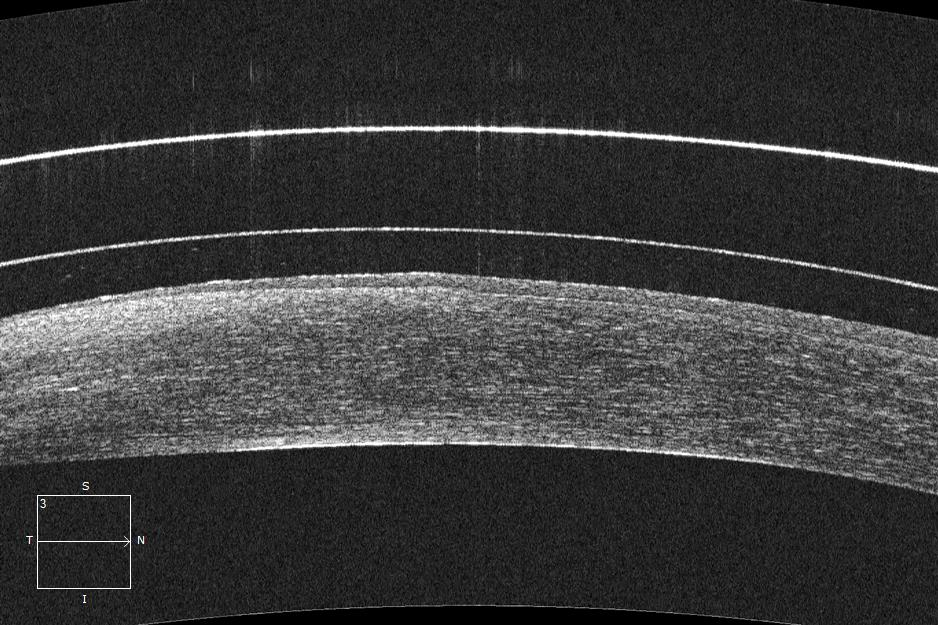
#> input picture release1.0/as-oct images/1.jpeg, 938 x 625 px
$ python -i image_processing.py   (imports and definitions only)
#> lines starting #> are read from the running program, lines starting #| are printed output that depends on the picture; after the words box and inside, x2 and y2 are one past the last pixel; in counts of white or black regions, pixels touching at a corner belong together

import cv2
import numpy as np


def improve_image(read_image):
    """Improves image quality using CLAHE."""
    improved_image = read_image
    clahe_of_image = cv2.createCLAHE(clipLimit=2.0, tileGridSize=(4, 4))
    improved_image = clahe_of_image.apply(improved_image)
    return improved_image

def apply_morphology(read_image):
    """Applies morphological operations to clean the image."""
    morph_image = read_image
    open_kernel = np.ones((3,3), np.uint8)
    morph_image = cv2.morphologyEx(morph_image, cv2.MORPH_OPEN, open_kernel)
    close_kernel = np.ones((20,20),np.uint8)
    morph_image = cv2.morphologyEx(morph_image, cv2.MORPH_CLOSE, close_kernel)
    return morph_image

def preprocess_image(read_image):
    """Preprocessing pipeline."""
    preprocessed_image = read_image
    improved_image = improve_image(preprocessed_image)
    preprocessed_image = apply_morphology(improved_image)
    return preprocessed_image

def detect_edges(read_image):
    """Detects edges using Canny."""
    edge_detected = read_image
    edge_detected = cv2.Canny(edge_detected, 425, 150, L2gradient=True)
    return edge_detected

# [35 lines left out: functions get_contours, get_biggest_n_contours, get_centroids, interpolate_curve, not called in this run]

def process_image(read_image):
    """Processes the complete image resizing for performance."""
    scale_percent = 50
    width = int(read_image.shape[1] * scale_percent / 100)
    height = int(read_image.shape[0] * scale_percent / 100)
    dim = (width, height)
    resized = cv2.resize(read_image, dim, interpolation=cv2.INTER_AREA)

    preprocessed_image = preprocess_image(resized)
    edge_detected = detect_edges(preprocessed_image)

    edge_detected = cv2.resize(edge_detected, (read_image.shape[1], read_image.shape[0]),
                             interpolation=cv2.INTER_LINEAR)
    return edge_detected

# [34 lines left out: function get_curves, not called in this run]

>>> import cv2
>>> picture = cv2.imread('../../release1.0/as-oct images/1.jpeg', cv2.IMREAD_GRAYSCALE)
#> picture: shape (625, 938); min 0, max 255, mean 57.1
>>> result = process_image(picture)
#> in improve_image, `improved_image = clahe_of_image.apply(improved_image)`:
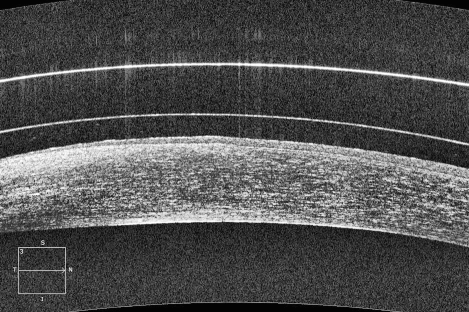
#> improved_image: shape (312, 469); min 2, max 255, mean 79.5
#> in apply_morphology, `morph_image = cv2.morphologyEx(morph_image, cv2.MORPH_OPEN, open_kernel)`:
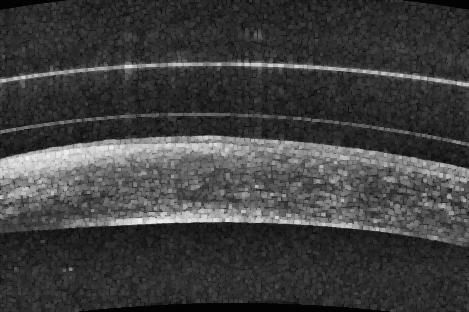
#> morph_image: shape (312, 469); min 2, max 239, mean 62.9
#> in apply_morphology, `morph_image = cv2.morphologyEx(morph_image, cv2.MORPH_CLOSE, close_ker..`:
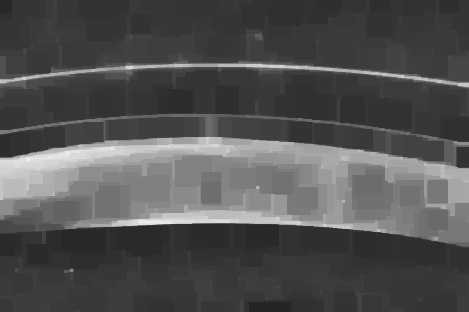
#> morph_image: shape (312, 469); min 37, max 239, mean 81.6
#> in detect_edges, `edge_detected = cv2.Canny(edge_detected, 425, 150, L2gradient=True)`:
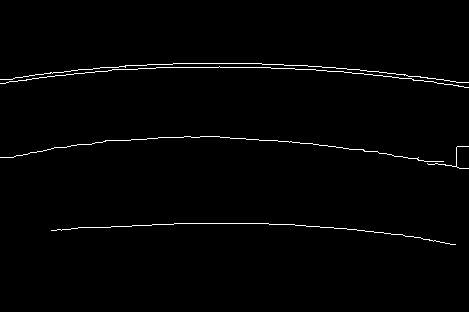
#> edge_detected: shape (312, 469); 1.3% white in thin lines or dots, all inside (x1, y1, x2, y2) = (0, 63, 469, 245)
#> in process_image, `edge_detected = cv2.resize(edge_detected, (read_image.shape[1], read_i..`:
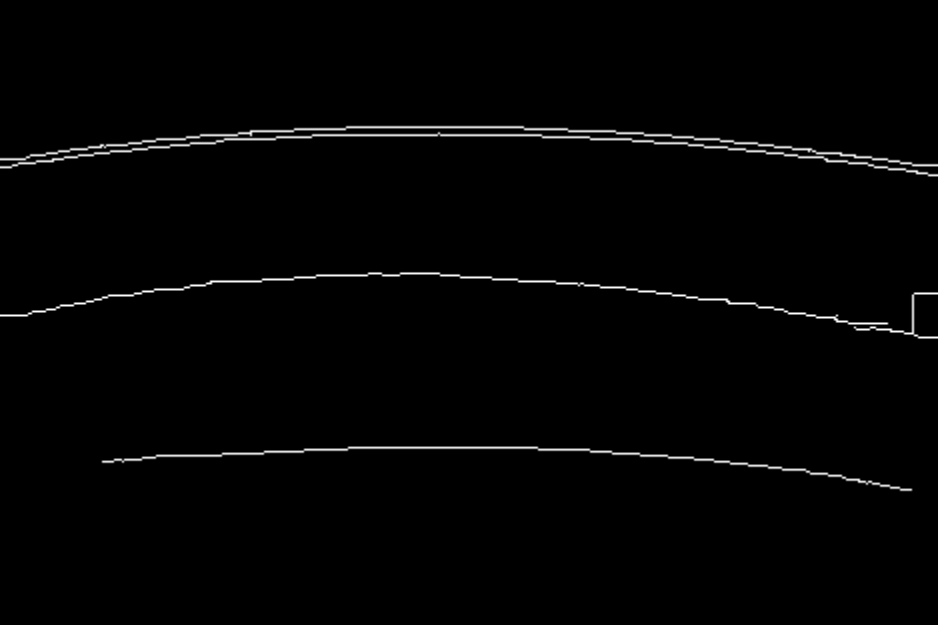
#> edge_detected: shape (625, 938); min 0, max 255, mean 3.3

$ run again, on release1.0/as-oct images/2.jpeg
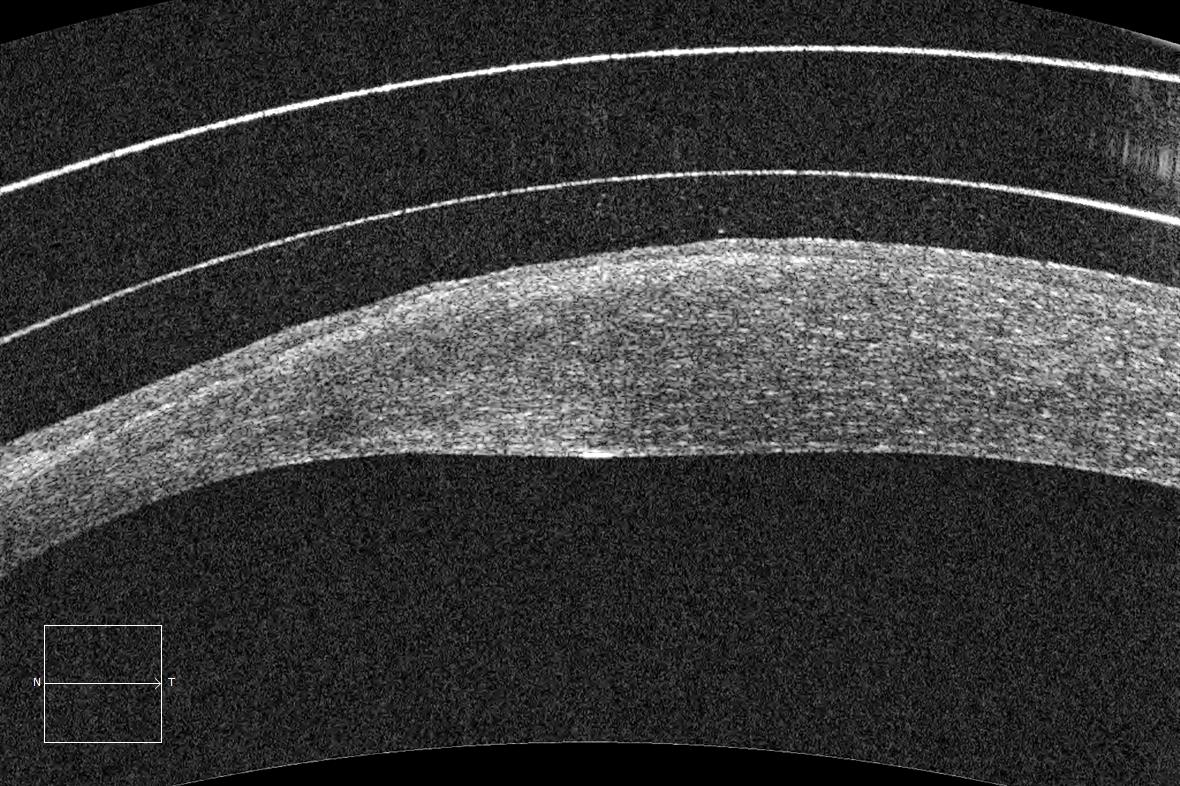
#> input picture release1.0/as-oct images/2.jpeg, 1180 x 786 px
#> in apply_morphology, `morph_image = cv2.morphologyEx(morph_image, cv2.MORPH_CLOSE, close_ker..`:
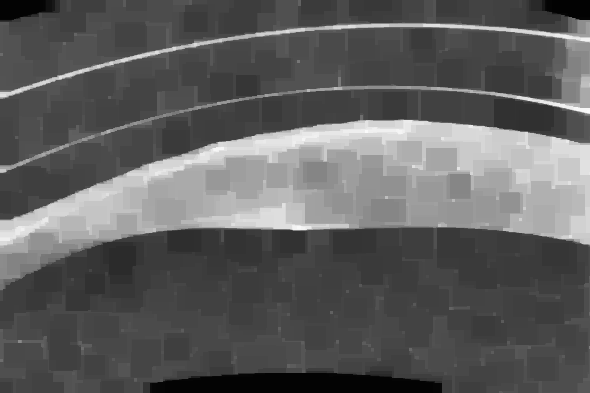
#> morph_image: shape (393, 590); min 2, max 251, mean 94
#> in process_image, `edge_detected = cv2.resize(edge_detected, (read_image.shape[1], read_i..`:
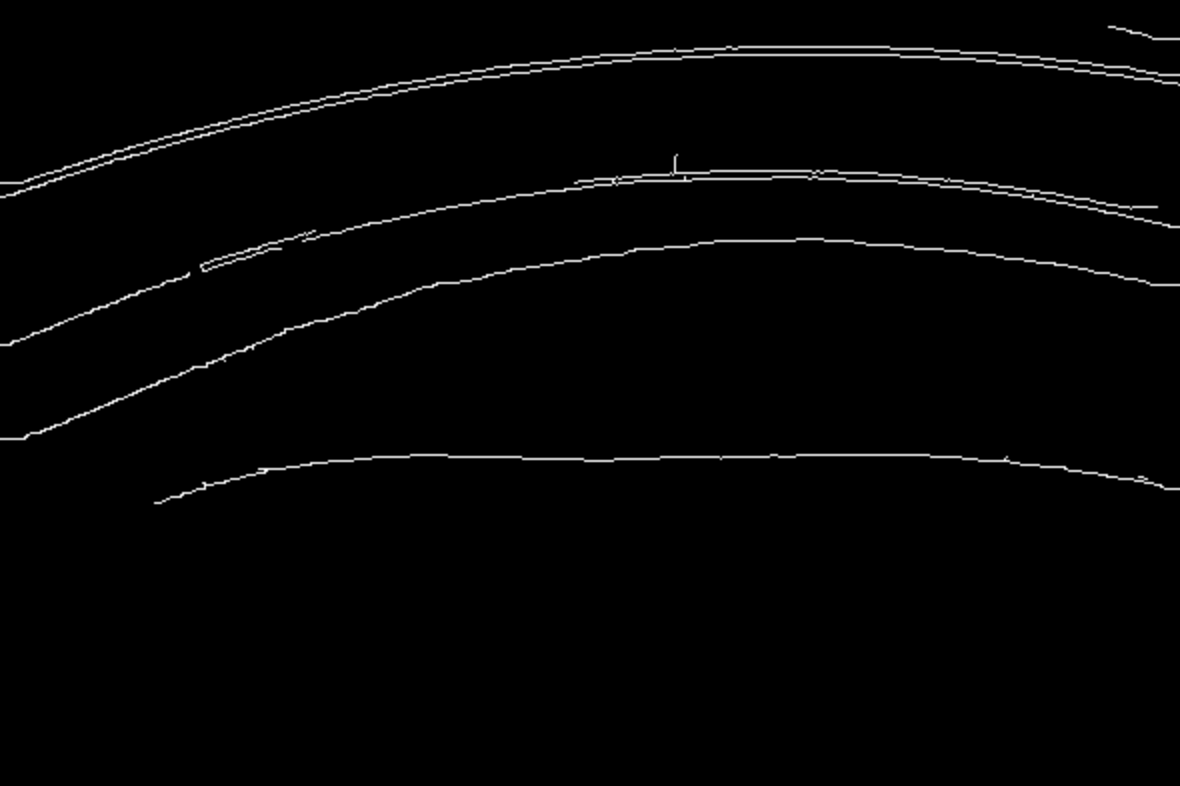
#> edge_detected: shape (786, 1180); min 0, max 255, mean 3.7
